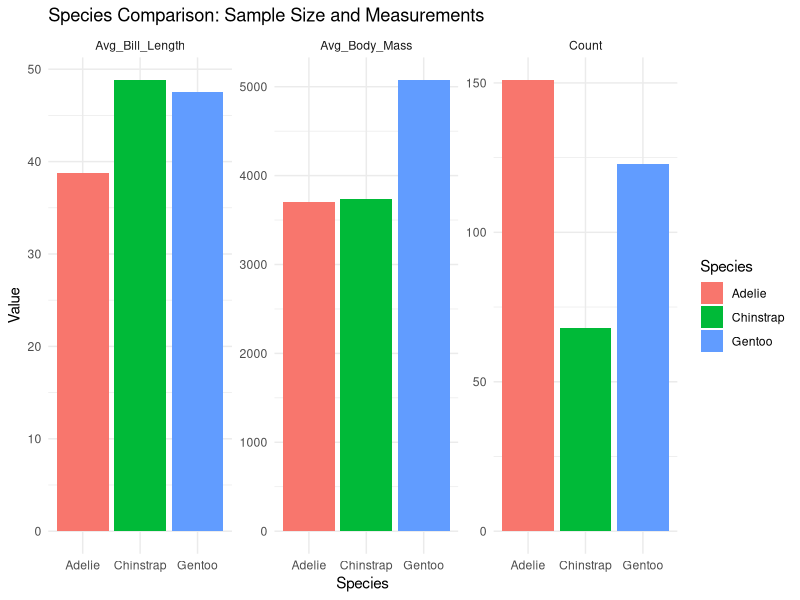

Recreate this plot in R.
# AUTHOR: Fritz Harly G. Degamo
# PROJECT: Finals R Project
# CATEGORY: f. data science script 1
# DESCRIPTION: clean the data and compare species-level summaries

library(palmerpenguins)
library(tidyverse)

# DATA CLEANING
# create one clean subset per species using the same selected variables
gentoo_clean <- penguins %>%
  filter(species == "Gentoo") %>%
  drop_na(body_mass_g, bill_length_mm) %>%
  select(species, island, bill_length_mm, body_mass_g)

cat("Gentoo clean rows:", nrow(gentoo_clean), "\n")
summary(gentoo_clean)

adelie_clean <- penguins %>%
  filter(species == "Adelie") %>%
  drop_na(body_mass_g, bill_length_mm) %>%
  select(species, island, bill_length_mm, body_mass_g)

cat("Adelie clean rows:", nrow(adelie_clean), "\n")
summary(adelie_clean)

chinstrap_clean <- penguins %>%
  filter(species == "Chinstrap") %>%
  drop_na(body_mass_g, bill_length_mm) %>%
  select(species, island, bill_length_mm, body_mass_g)

cat("Chinstrap clean rows:", nrow(chinstrap_clean), "\n")
summary(chinstrap_clean)

# SUMMARY TABLE
# compare sample size average bill length and average body mass by species
species_summary <- data.frame(
  Species = c("Adelie", "Chinstrap", "Gentoo"),
  Count = c(nrow(adelie_clean), nrow(chinstrap_clean), nrow(gentoo_clean)),
  Avg_Bill_Length = c(
    mean(adelie_clean$bill_length_mm),
    mean(chinstrap_clean$bill_length_mm),
    mean(gentoo_clean$bill_length_mm)
  ),
  Avg_Body_Mass = c(
    mean(adelie_clean$body_mass_g),
    mean(chinstrap_clean$body_mass_g),
    mean(gentoo_clean$body_mass_g)
  )
)

print(species_summary)

# VISUALIZATION
# reshape the summary table so each metric can be shown in its own panel
library(tidyr)

species_long <- species_summary %>%
  pivot_longer(cols = c(Count, Avg_Bill_Length, Avg_Body_Mass),
               names_to = "Metric",
               values_to = "Value")

ggplot(species_long, aes(x = Species, y = Value, fill = Species)) +
  geom_col() +
  facet_wrap(~ Metric, scales = "free_y") +
  labs(title = "Species Comparison: Sample Size and Measurements") +
  theme_minimal()
